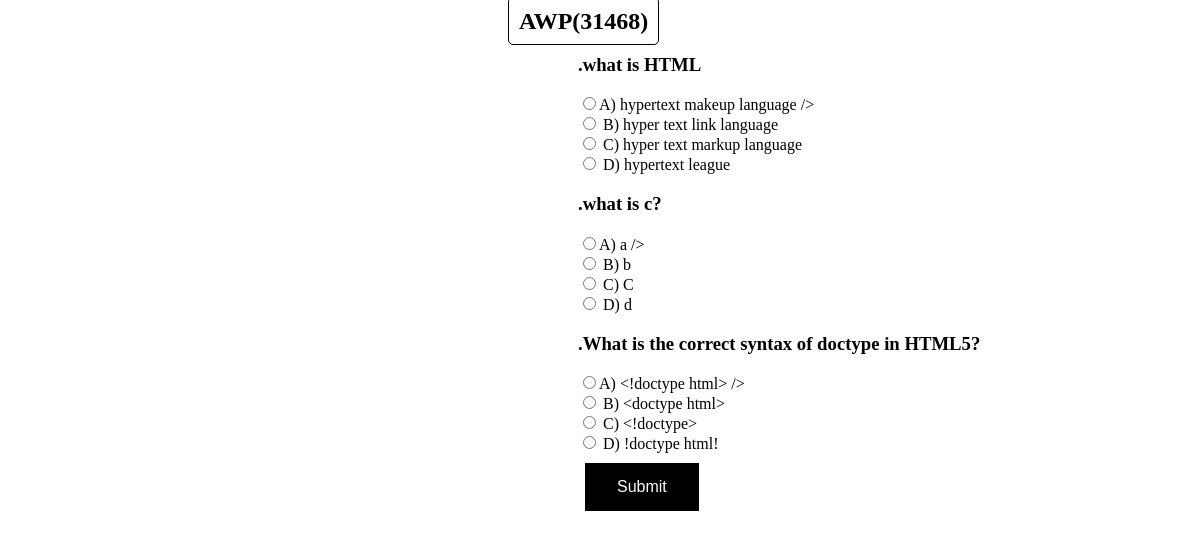
The page /Exam/31468/ (signed in) on the database its author committed.
### quiz/models.py (models this page shows, shortened)
class subject(models.Model):
    name=models.CharField(max_length=50)
    code=models.IntegerField()
    department=models.CharField(max_length=50)
    semester=models.IntegerField()
    teaching_faculty=models.CharField(max_length=250)
    chapters=models.CharField(max_length=1000)
    def __str__(self):
        return self.name

class question(models.Model):
    exam_code=models.CharField(max_length=100)
    number=models.IntegerField()
    question_type=models.CharField(max_length=100)
    question=models.CharField(max_length=250)
    answer=models.CharField(max_length=250)
    option1=models.CharField(max_length=250)
    option2=models.CharField(max_length=250)
    option3=models.CharField(max_length=250)
    option4=models.CharField(max_length=250)

### quiz/views.py (the view)
# urls.py: path('Exam/<int:id>/',views.Exam,name="Exam"),
def Exam(request, id):
    if request.session['member_id']:
        if request.method=="POST":
            submited_response=list()
            for key,value in request.POST.items():
                print(key,"==>",value)
                submited_response.append(key+":"+value)
            submited_response=submited_response[1:]
            print(submited_response)# for each in (question.objects.filter(exam_code=id).all()):
            user=(users.objects.get(id=M_id))
            return HttpResponse("submitted")
        elif request.method=="GET":
            details={
                "question":question.objects.filter(exam_code=id).all(),
                "id": id,
                "name":subject.objects.get(code=id)
            }
            return render(request,"quiz.html",context=details)
    else:
        return redirect('Login')

### templates/Quiz.html (shortened to what this page needs)
{% load static %}
<!DOCTYPE html>
<html lang="en">
<head>
</head>
<body>
  <h2>{{name}}({{id}})</h2>
<div class="center">
<form action='{% url "Exam" id=id %}' method="POST">{% csrf_token %}
{% for each in question %}
    <h3>{{loop.counter}}.{{each.question}}</h3>
    <div>
        <input type="radio" name="{{each.question}}" id="{{each.option4}}" value="{{each.option1}}"
        <label for="{{each.option1}}">A) {{each.option1}} </label>/>
    </div>
    <div>
        <input type="radio" name="{{each.question}}" id="{{each.option4}}" value="{{each.option2}}" />
        <label for="{{each.option2}}">B) {{each.option2}}</label>
    </div>
    <div>
        <input type="radio" name="{{each.question}}" id="{{each.option4}}" value="{{each.option3}}" />
        <label for="{{each.option3}}">C) {{each.option3}}</label>
    </div>
    <div>
        <input type="radio" name="{{each.question}}" id="{{each.option4}}" value="{{each.option4}}" />
        <label for="{{each.option4}}">D) {{each.option4}}</label>
    </div>
  {% endfor %}
<button type="submit" class="button">Submit</button>
</div>
</body>
</html>

### templates/Quiz.html (style rules this page uses)
.center { background-color: rgb(255, 255, 255); color: rgb(0, 0, 0); padding-left: 570px; }
.button { background-color: #000000; color: rgb(255, 255, 255); border: none; text-align: center; display: inline-block; font-size: 16px; cursor: pointer; margin: 10px 7px; padding: 15px 32px; }
h2 { border: 1px solid black; border-radius: 5px; text-align: center; display: inline; margin-left:500px; padding: 10px; }

### rows shown on the page
subject: name "AWP"
question: question "what is HTML", option1 "hypertext makeup language", option2 "hyper text link language", option3 "hyper text markup language", option4 "hypertext league"
question: question "what is c?", option1 "a", option2 "b", option3 "C", option4 "d"
question: question "What is the correct syntax of doctype in HTML5?", option1 "<!doctype html>", option2 "<doctype html>", option3 "<!doctype>", option4 "!doctype html!"

### other values the page prints
{{ id }} "31468"
